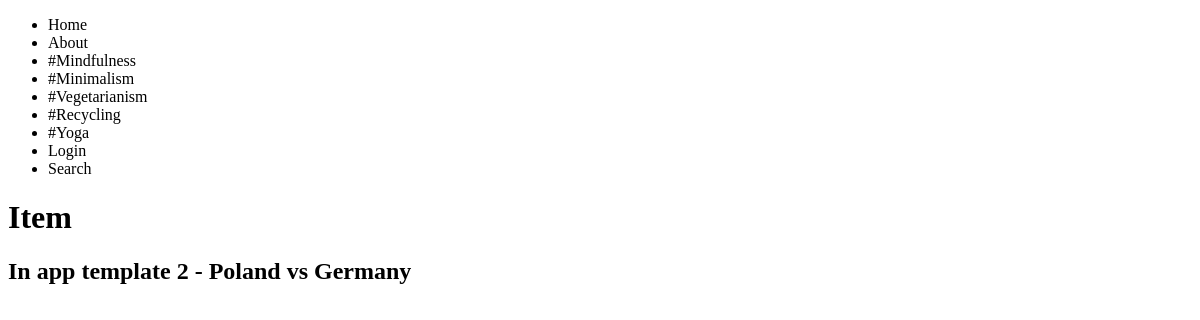
Page /polls/2/ on the earlier database version.
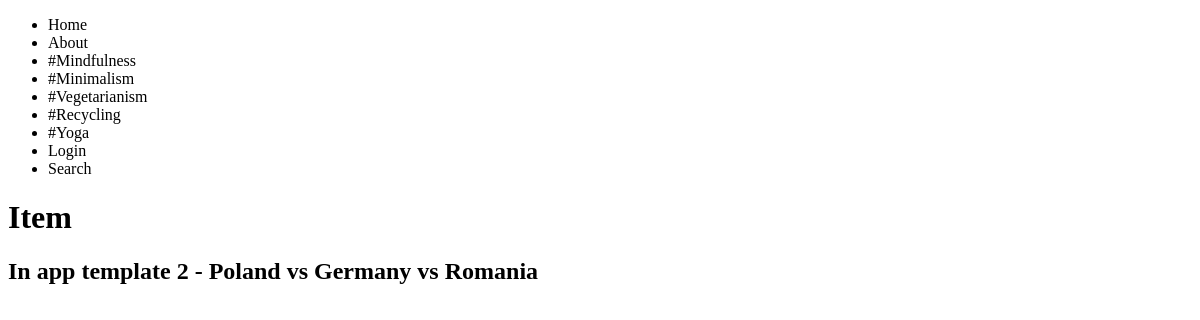
Same page on the later database version.
### polls/models.py (models this page shows)
class Poll(models.Model):
    title = models.CharField(max_length=120)

### polls/views.py (the view)
# urls.py: path('<int:id>/', PollDetailView.as_view(), name='polls-detail'),
class PollDetailView(PollObjectMixin, View):
    template_name = "polls/poll_detail.html"
    def get(self, request, id=None, *args, **kwargs):
        context = {'object': self.get_object()}
        return render(request, self.template_name, context)

### polls/views.py (called while the page is built)
    def get_object(self):
        id = self.kwargs.get('id')
        obj = None
        if id is not None:
            obj = get_object_or_404(self.model, id=id)
        return obj

### polls/templates/polls/poll_detail.html
{% extends 'base.html' %}
{% block content %}
<h1>Item</h1>
<h2>In app template {{ object.id }} - {{ object.title }}</h2>
{% endblock %}

Differences in the rows shown:
changed Poll id 2: title "Poland vs Germany" → "Poland vs Germany vs Romania"
